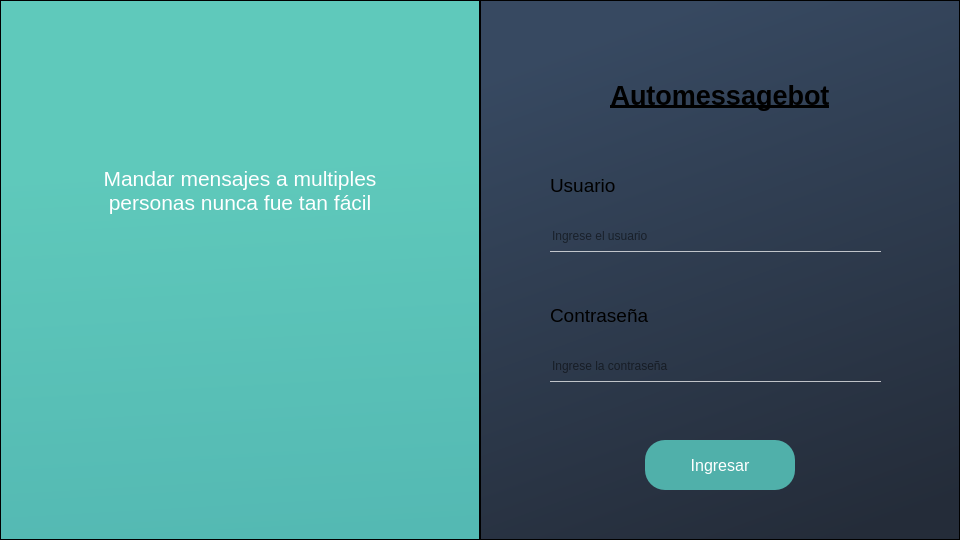
<?xml version="1.0" encoding="UTF-8"?>
<ui version="4.0">
 <class>MainWindow</class>
 <widget class="QMainWindow" name="MainWindow">
  <property name="geometry">
   <rect>
    <x>0</x>
    <y>0</y>
    <width>960</width>
    <height>540</height>
   </rect>
  </property>
  <property name="minimumSize">
   <size>
    <width>960</width>
    <height>540</height>
   </size>
  </property>
  <property name="maximumSize">
   <size>
    <width>960</width>
    <height>540</height>
   </size>
  </property>
  <property name="windowTitle">
   <string>MainWindow</string>
  </property>
  <widget class="QWidget" name="centralwidget">
   <widget class="QFrame" name="frame">
    <property name="geometry">
     <rect>
      <x>480</x>
      <y>0</y>
      <width>480</width>
      <height>540</height>
     </rect>
    </property>
    <property name="styleSheet">
     <string notr="true">background-color: qlineargradient(spread:pad, x1:0.425, y1:0.011, x2:0.745, y2:1, stop:0 rgba(55, 73, 97, 255), stop:1 rgba(36, 44, 57, 255));</string>
    </property>
    <property name="frameShape">
     <enum>QFrame::StyledPanel</enum>
    </property>
    <property name="frameShadow">
     <enum>QFrame::Raised</enum>
    </property>
    <widget class="QLabel" name="label">
     <property name="geometry">
      <rect>
       <x>0</x>
       <y>70</y>
       <width>480</width>
       <height>51</height>
      </rect>
     </property>
     <property name="styleSheet">
      <string notr="true">background-color: rgb(255, 255, 255,0);</string>
     </property>
     <property name="text">
      <string>&lt;html&gt;&lt;head/&gt;&lt;body&gt;&lt;p align=&quot;center&quot;&gt;&lt;span style=&quot; font-size:20pt; font-weight:600; text-decoration: underline;&quot;&gt;Automessagebot&lt;/span&gt;&lt;/p&gt;&lt;/body&gt;&lt;/html&gt;</string>
     </property>
    </widget>
    <widget class="QLabel" name="label_2">
     <property name="geometry">
      <rect>
       <x>70</x>
       <y>170</y>
       <width>81</width>
       <height>31</height>
      </rect>
     </property>
     <property name="styleSheet">
      <string notr="true">background-color: rgb(255, 255, 255,0%);</string>
     </property>
     <property name="text">
      <string>&lt;html&gt;&lt;head/&gt;&lt;body&gt;&lt;p&gt;&lt;span style=&quot; font-size:14pt;&quot;&gt;Usuario&lt;/span&gt;&lt;/p&gt;&lt;/body&gt;&lt;/html&gt;</string>
     </property>
    </widget>
    <widget class="QLabel" name="label_3">
     <property name="geometry">
      <rect>
       <x>70</x>
       <y>300</y>
       <width>121</width>
       <height>31</height>
      </rect>
     </property>
     <property name="styleSheet">
      <string notr="true">background-color: rgb(255, 255, 255,0%);</string>
     </property>
     <property name="text">
      <string>&lt;html&gt;&lt;head/&gt;&lt;body&gt;&lt;p&gt;&lt;span style=&quot; font-size:14pt;&quot;&gt;Contraseña&lt;/span&gt;&lt;/p&gt;&lt;/body&gt;&lt;/html&gt;</string>
     </property>
    </widget>
    <widget class="QPushButton" name="pushButton">
     <property name="geometry">
      <rect>
       <x>165</x>
       <y>440</y>
       <width>150</width>
       <height>50</height>
      </rect>
     </property>
     <property name="font">
      <font>
       <pointsize>12</pointsize>
      </font>
     </property>
     <property name="styleSheet">
      <string notr="true">QPushButton{
	background-color: rgb(80, 176, 170);
	border-radius: 20px;
	color: rgb(255, 255, 255);
}
QPushButton:hover{
	background-color: rgb(92, 203, 201);
	border-radius: 20px;
	color: rgb(255, 255, 255);
}
</string>
     </property>
     <property name="text">
      <string>Ingresar</string>
     </property>
    </widget>
    <widget class="QLineEdit" name="text_user">
     <property name="geometry">
      <rect>
       <x>70</x>
       <y>220</y>
       <width>331</width>
       <height>32</height>
      </rect>
     </property>
     <property name="styleSheet">
      <string notr="true">QLineEdit {
            background-color: rgba(0, 0, 0, 0%);
			border: 0 0 1 0;
			border-bottom: 1px ridge;
			
	border-bottom-color: rgba(198, 198, 198,70%);
        }</string>
     </property>
     <property name="placeholderText">
      <string>Ingrese el usuario</string>
     </property>
    </widget>
    <widget class="QLineEdit" name="text_password">
     <property name="geometry">
      <rect>
       <x>70</x>
       <y>350</y>
       <width>331</width>
       <height>32</height>
      </rect>
     </property>
     <property name="styleSheet">
      <string notr="true">QLineEdit {
            background-color: rgba(0, 0, 0, 0%);
			border: 0 0 1 0;
			border-bottom: 1px ridge;
			
	border-bottom-color: rgba(198, 198, 198,70%);
        }</string>
     </property>
     <property name="echoMode">
      <enum>QLineEdit::Password</enum>
     </property>
     <property name="placeholderText">
      <string>Ingrese la contraseña</string>
     </property>
    </widget>
    <widget class="QPushButton" name="view_password">
     <property name="geometry">
      <rect>
       <x>370</x>
       <y>350</y>
       <width>32</width>
       <height>32</height>
      </rect>
     </property>
     <property name="styleSheet">
      <string notr="true">background-color: rgba(255, 255, 255,0%);
border: none;</string>
     </property>
     <property name="text">
      <string/>
     </property>
    </widget>
   </widget>
   <widget class="QFrame" name="frame_2">
    <property name="geometry">
     <rect>
      <x>0</x>
      <y>0</y>
      <width>480</width>
      <height>540</height>
     </rect>
    </property>
    <property name="styleSheet">
     <string notr="true">background-color: qlineargradient(spread:pad, x1:0.46, y1:0.3015, x2:0.495, y2:1, stop:0 rgba(95, 201, 187, 255), stop:1 rgba(84, 185, 179, 255));
</string>
    </property>
    <property name="frameShape">
     <enum>QFrame::StyledPanel</enum>
    </property>
    <property name="frameShadow">
     <enum>QFrame::Raised</enum>
    </property>
    <widget class="QLabel" name="img_python">
     <property name="geometry">
      <rect>
       <x>280</x>
       <y>250</y>
       <width>101</width>
       <height>61</height>
      </rect>
     </property>
     <property name="styleSheet">
      <string notr="true">background-color: rgb(255, 255, 255, 0%);</string>
     </property>
     <property name="text">
      <string/>
     </property>
     <property name="pixmap">
      <pixmap>../assets/login/python.png</pixmap>
     </property>
     <property name="scaledContents">
      <bool>true</bool>
     </property>
    </widget>
    <widget class="QLabel" name="title_text">
     <property name="geometry">
      <rect>
       <x>0</x>
       <y>150</y>
       <width>480</width>
       <height>81</height>
      </rect>
     </property>
     <property name="styleSheet">
      <string notr="true">background-color: rgb(255, 255, 255, 0%);
color: rgb(255, 255, 255);</string>
     </property>
     <property name="text">
      <string>&lt;html&gt;&lt;head/&gt;&lt;body&gt;&lt;p align=&quot;center&quot;&gt;&lt;span style=&quot; font-size:16pt;&quot;&gt;Mandar mensajes a multiples &lt;br/&gt;personas nunca fue tan fácil&lt;/span&gt;&lt;/p&gt;&lt;/body&gt;&lt;/html&gt;</string>
     </property>
    </widget>
    <widget class="QLabel" name="img_pc">
     <property name="geometry">
      <rect>
       <x>80</x>
       <y>250</y>
       <width>291</width>
       <height>181</height>
      </rect>
     </property>
     <property name="styleSheet">
      <string notr="true">background-color: rgb(255, 255, 255, 0%);</string>
     </property>
     <property name="text">
      <string/>
     </property>
     <property name="pixmap">
      <pixmap>../assets/login/pc.png</pixmap>
     </property>
     <property name="scaledContents">
      <bool>true</bool>
     </property>
    </widget>
    <zorder>title_text</zorder>
    <zorder>img_pc</zorder>
    <zorder>img_python</zorder>
   </widget>
  </widget>
 </widget>
 <resources/>
 <connections/>
</ui>
